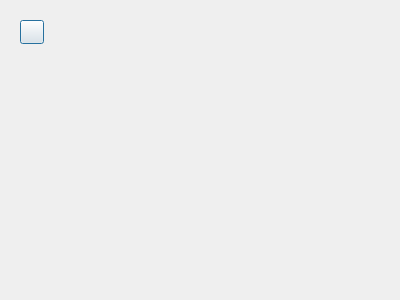
<?xml version="1.0" encoding="UTF-8"?>
<ui version="4.0">
 <class>HistoryDialog</class>
 <widget class="QDialog" name="HistoryDialog">
  <property name="geometry">
   <rect>
    <x>0</x>
    <y>0</y>
    <width>400</width>
    <height>300</height>
   </rect>
  </property>
  <property name="windowTitle">
   <string>Dialog</string>
  </property>
  <widget class="QPushButton" name="btnHome">
   <property name="geometry">
    <rect>
     <x>20</x>
     <y>20</y>
     <width>24</width>
     <height>24</height>
    </rect>
   </property>
   <property name="text">
    <string/>
   </property>
   <property name="icon">
    <iconset theme="QIcon::ThemeIcon::GoHome"/>
   </property>
  </widget>
 </widget>
 <resources/>
 <connections/>
</ui>
